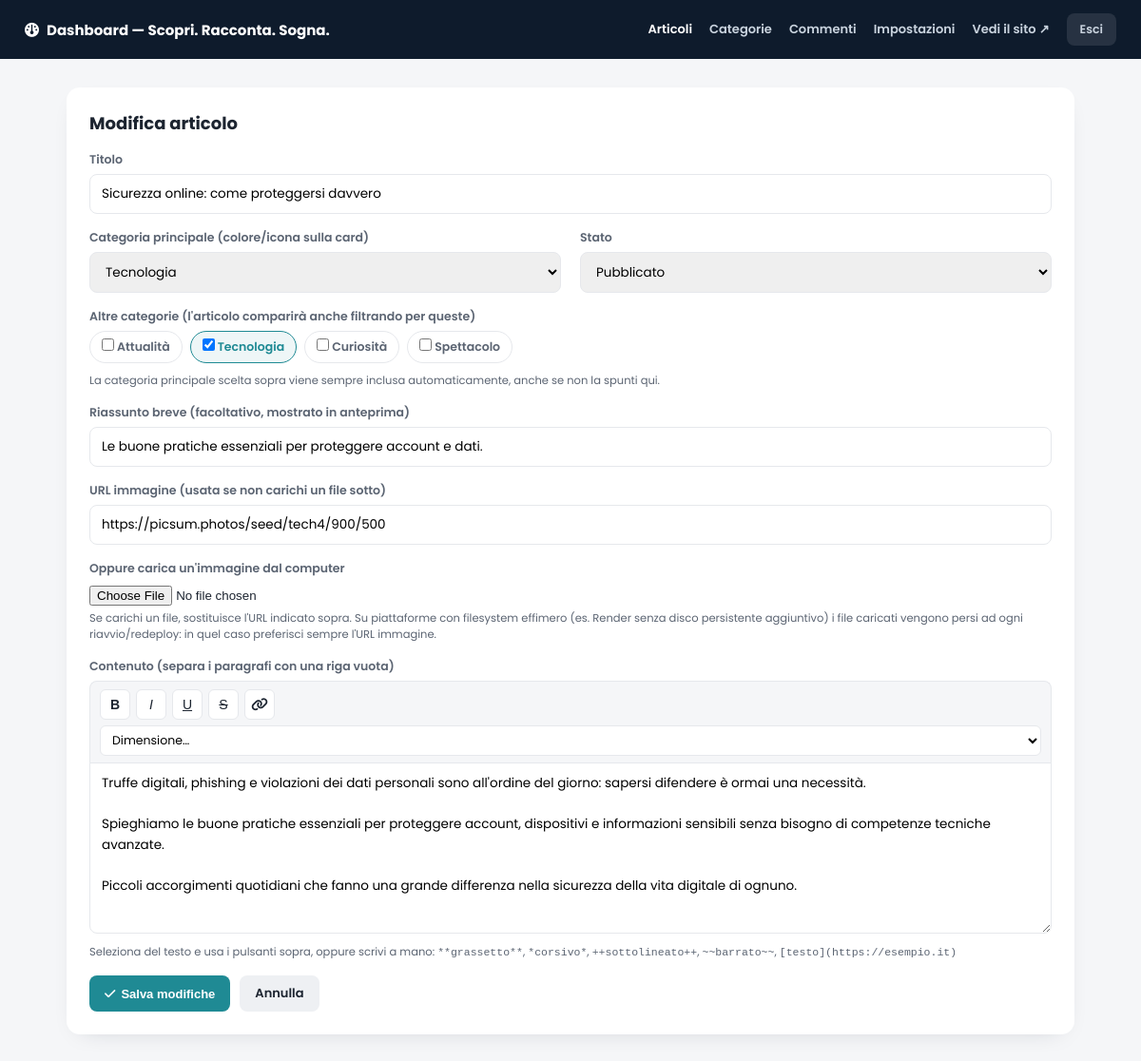
Screenshot of /admin/article-form.php?id=14 (signed in) with the database file from the repository.
### tables this page shows
CREATE TABLE IF NOT EXISTS articles (
  id INT AUTO_INCREMENT PRIMARY KEY,
  category_id INT NOT NULL,
  title VARCHAR(200) NOT NULL,
  slug VARCHAR(220) NOT NULL UNIQUE,
  excerpt VARCHAR(300) DEFAULT NULL,
  content TEXT NOT NULL,
  image_url VARCHAR(400) NOT NULL,
  status ENUM('published','draft') NOT NULL DEFAULT 'published',
  published_at DATETIME DEFAULT CURRENT_TIMESTAMP,
  created_at DATETIME DEFAULT CURRENT_TIMESTAMP,
  updated_at DATETIME DEFAULT CURRENT_TIMESTAMP ON UPDATE CURRENT_TIMESTAMP,
  FOREIGN KEY (category_id) REFERENCES categories(id) ON DELETE CASCADE
);

CREATE TABLE IF NOT EXISTS categories (
  id INT AUTO_INCREMENT PRIMARY KEY,
  slug VARCHAR(40) NOT NULL UNIQUE,
  name VARCHAR(60) NOT NULL,
  color_hex VARCHAR(7) NOT NULL DEFAULT '#1f8a94',
  icon_class VARCHAR(60) NOT NULL DEFAULT 'fa-solid fa-globe',
  sort_order INT NOT NULL DEFAULT 0
);

CREATE TABLE IF NOT EXISTS article_categories (
  article_id INT NOT NULL,
  category_id INT NOT NULL,
  PRIMARY KEY (article_id, category_id),
  FOREIGN KEY (article_id) REFERENCES articles(id) ON DELETE CASCADE,
  FOREIGN KEY (category_id) REFERENCES categories(id) ON DELETE CASCADE
);

### config.php (called while the page is built, shortened)
<?php
function h($str): string {
    return htmlspecialchars((string)$str, ENT_QUOTES, 'UTF-8');
}
function url(string $path = ''): string {
    return BASE_PATH . '/' . ltrim($path, '/');
}

### functions.php (called while the page is built, shortened)
<?php
function get_categories($pdo): array {
    static $cache = null;
    if ($cache === null) {
        $cache = $pdo->query('SELECT * FROM categories ORDER BY sort_order ASC')->fetchAll();
    }
    return $cache;
}
function get_categories_for_articles($pdo, array $articleIds): array {
    $placeholders = implode(',', array_fill(0, count($articleIds), '?'));
    $stmt = $pdo->prepare("SELECT ac.article_id, c.id, c.slug, c.name, c.color_hex, c.icon_class
                            FROM article_categories ac
                            JOIN categories c ON ac.category_id = c.id
                            WHERE ac.article_id IN ($placeholders)
                            ORDER BY c.sort_order ASC");
    $stmt->execute($articleIds);
    $map = [];
    foreach ($stmt->fetchAll() as $row) {
        $map[(int)$row['article_id']][] = $row;
    }
    return $map;
}
function get_article_categories($pdo, int $articleId): array {
    $map = get_categories_for_articles($pdo, [$articleId]);
    return $map[$articleId] ?? [];
}
function get_article($pdo, int $id): ?array {
    $stmt = $pdo->prepare('SELECT a.*, c.slug AS cat_slug, c.name AS cat_name, c.color_hex, c.icon_class
                            FROM articles a JOIN categories c ON a.category_id = c.id
                            WHERE a.id = ?');
    $stmt->execute([$id]);
    $row = $stmt->fetch();
    return $row ?: null;
}

### admin/article-form.php (the view, shortened to what this page needs)
<?php
require __DIR__ . '/../config.php';
require __DIR__ . '/../functions.php';
$categories = get_categories($pdo);
$id = (int)($_GET['id'] ?? 0);
$article = $id ? get_article($pdo, $id) : null;
$isEdit = (bool)$article;
$currentCategoryIds = $isEdit ? array_column(get_article_categories($pdo, $id), 'id') : [];
$v = [
    'title'       => $article['title']       ?? ($_POST['title']       ?? ''),
    'category_id' => $article['category_id'] ?? ($_POST['category_id'] ?? ''),
    'excerpt'     => $article['excerpt']      ?? ($_POST['excerpt']     ?? ''),
    'content'     => $article['content']      ?? ($_POST['content']     ?? ''),
    'image_url'   => $article['image_url']    ?? ($_POST['image_url']   ?? ''),
    'status'      => $article['status']       ?? ($_POST['status']      ?? 'published'),
];
?>
<!DOCTYPE html>
<html lang="it">
<head>
<link rel="stylesheet" href="https://cdnjs.cloudflare.com/ajax/libs/font-awesome/6.5.1/css/all.min.css">
<link rel="stylesheet" href="<?= url('admin/includes/admin.css') ?>">
</head>
<body>
<?php require __DIR__ . '/includes/topbar.php'; ?>
<div class="admin-wrap">
  <div class="admin-card">
    <h2><?= $isEdit ? 'Modifica articolo' : 'Nuovo articolo' ?></h2>
    <form method="post" enctype="multipart/form-data">
      <div class="form-row">
        <label>Titolo</label>
        <input type="text" name="title" value="<?= h($v['title']) ?>" required>
      </div>
      <div class="form-grid">
        <div class="form-row">
          <label>Categoria principale (colore/icona sulla card)</label>
          <select name="category_id" required>
            <?php foreach ($categories as $cat): ?>
              <option value="<?= (int)$cat['id'] ?>" <?= (string)$v['category_id'] === (string)$cat['id'] ? 'selected' : '' ?>><?= h($cat['name']) ?></option>
            <?php endforeach; ?>
          </select>
        </div>
        <div class="form-row">
          <label>Stato</label>
          <select name="status">
            <option value="published" <?= $v['status'] === 'published' ? 'selected' : '' ?>>Pubblicato</option>
          </select>
        </div>
      </div>
      <div class="form-row">
        <label>Altre categorie (l'articolo comparirà anche filtrando per queste)</label>
        <div class="checkbox-group">
          <?php foreach ($categories as $cat): ?>
            <label class="checkbox-chip">
              <input type="checkbox" name="extra_categories[]" value="<?= (int)$cat['id'] ?>"
                <?= in_array((int)$cat['id'], $currentCategoryIds, true) ? 'checked' : '' ?>>
              <?= h($cat['name']) ?>
            </label>
          <?php endforeach; ?>
        </div>
        <div class="hint">La categoria principale scelta sopra viene sempre inclusa automaticamente, anche se non la spunti qui.</div>
      </div>
      <div class="form-row">
        <label>Riassunto breve (facoltativo, mostrato in anteprima)</label>
        <input type="text" name="excerpt" value="<?= h($v['excerpt']) ?>" maxlength="300">
      </div>
      <div class="form-row">
        <label>URL immagine (usata se non carichi un file sotto)</label>
        <input type="url" name="image_url" value="<?= h($v['image_url']) ?>" placeholder="https://...">
      </div>
      <div class="form-row">
        <label>Oppure carica un'immagine dal computer</label>
        <input type="file" name="image_file" accept=".jpg,.jpeg,.png,.webp,.gif">
        <div class="hint">Se carichi un file, sostituisce l'URL indicato sopra. Su piattaforme con filesystem effimero (es. Render senza disco persistente aggiuntivo) i file caricati vengono persi ad ogni riavvio/redeploy: in quel caso preferisci sempre l'URL immagine.</div>
      </div>
      <div class="form-row">
        <label>Contenuto (separa i paragrafi con una riga vuota)</label>
        <div class="editor-toolbar">
          <button type="button" onclick="wrapSelection('**','**')" title="Grassetto"><b>B</b></button>
          <button type="button" onclick="wrapSelection('*','*')" title="Corsivo"><i>I</i></button>
          <button type="button" onclick="wrapSelection('++','++')" title="Sottolineato"><u>U</u></button>
          <button type="button" onclick="wrapSelection('~~','~~')" title="Barrato"><s>S</s></button>
          <button type="button" onclick="insertLink()" title="Inserisci link"><i class="fa-solid fa-link"></i></button>
          <select onchange="wrapSize(this.value); this.selectedIndex=0;" title="Dimensione testo">
            <option value="">Dimensione…</option>
          </select>
        </div>
        <textarea name="content" id="contentField" required><?= h($v['content']) ?></textarea>
        <div class="hint">Seleziona del testo e usa i pulsanti sopra, oppure scrivi a mano: <code>**grassetto**</code>, <code>*corsivo*</code>, <code>++sottolineato++</code>, <code>~~barrato~~</code>, <code>[testo](https://esempio.it)</code></div>
      </div>
      <div style="display:flex; gap:10px;">
        <button type="submit" class="btn btn-primary"><i class="fa-solid fa-check"></i> <?= $isEdit ? 'Salva modifiche' : 'Pubblica articolo' ?></button>
        <a href="<?= url('admin/dashboard.php') ?>" class="btn btn-secondary">Annulla</a>
      </div>
    </form>
  </div>
</div>
</body>
</html>

### admin/includes/admin.css (style rules this page uses)
:root { --ink:#1c2430; --ink-soft:#5b6472; --line:#e6e8ec; --paper:#f5f6f8; --accent:#1f8a94; }
* { box-sizing:border-box; margin:0; padding:0; }
body { font-family:'Poppins',sans-serif; background:var(--paper); color:var(--ink); min-height:100vh; }
a { color:inherit; text-decoration:none; }
.checkbox-group { display:flex; flex-wrap:wrap; gap:8px; }
.checkbox-chip { display:inline-flex; align-items:center; gap:6px; padding:7px 12px; border:1px solid var(--line); border-radius:999px; font-size:12.5px; cursor:pointer; background:#fff; user-select:none; }
.checkbox-chip input { margin:0; }
.checkbox-chip:has(input:checked) { background:#eef6f7; border-color:var(--accent); color:var(--accent); font-weight:600; }
.admin-wrap { max-width:1100px; margin:0 auto; padding:30px 20px 60px; }
.admin-card { background:#fff; border-radius:14px; box-shadow:0 8px 24px -16px rgba(20,30,50,.25); padding:24px; margin-bottom:24px; }
.admin-card h2 { font-size:18px; margin-bottom:16px; }
.btn { display:inline-flex; align-items:center; gap:6px; padding:9px 16px; border-radius:8px; font-size:13px; font-weight:600; border:none; cursor:pointer; }
.btn-primary { background:var(--accent); color:#fff; }
.btn-secondary { background:#eef0f3; color:var(--ink); }
.form-row { margin-bottom:16px; }
.form-row label { display:block; font-size:12.5px; font-weight:600; margin-bottom:6px; color:var(--ink-soft); }
.form-row input[type=text], .form-row input[type=url], .form-row input[type=number], .form-row input[type=password], .form-row select, .form-row textarea { width:100%; padding:10px 12px; border:1px solid var(--line); border-radius:8px; font-size:13.5px; font-family:inherit; }
.form-row textarea { min-height:180px; resize:vertical; line-height:1.6; }
.editor-toolbar { display:flex; gap:6px; align-items:center; flex-wrap:wrap; background:#f5f6f8; border:1px solid var(--line); border-bottom:none; border-radius:8px 8px 0 0; padding:8px 10px; }
.editor-toolbar button { width:32px; height:32px; border:1px solid var(--line); background:#fff; border-radius:6px; cursor:pointer; font-size:14px; color:var(--ink); display:flex; align-items:center; justify-content:center; }
.editor-toolbar select { height:32px; border:1px solid var(--line); border-radius:6px; font-size:12.5px; padding:0 8px; background:#fff; }
.editor-toolbar + textarea { border-radius:0 0 8px 8px; margin-top:-1px; }
.form-row .hint { font-size:11.5px; color:var(--ink-soft); margin-top:4px; }
.form-grid { display:grid; grid-template-columns:1fr 1fr; gap:0 20px; }

### rows the page displays
articles: title "Sicurezza online: come proteggersi davvero", category_id "Tecnologia", status "Pubblicato", excerpt "Le buone pratiche essenziali per proteggere account e dati.", image_url "https://picsum.photos/seed/tech4/900/500", content "Truffe digitali, phishing e violazioni dei dati personali sono all'ordine del giorno: sapersi difendere è ormai una necessità. Spieghiamo le buone pratiche essenziali per proteggere account, dispositivi e informazioni sensibili senza bisogno di competenze tecniche avanzate. Piccoli accorgimenti quotidiani che fanno una grande differenza nella sicurezza della vita digitale di ognuno."
categories: name "Attualità"
article_categories: article_id "☑"
categories: name "Tecnologia"
categories: name "Curiosità"
categories: name "Spettacolo"

### other values shown
get_setting($pdo, 'site_title', 'Scopri. Racconta. Sogna.') "Scopri. Racconta. Sogna."
